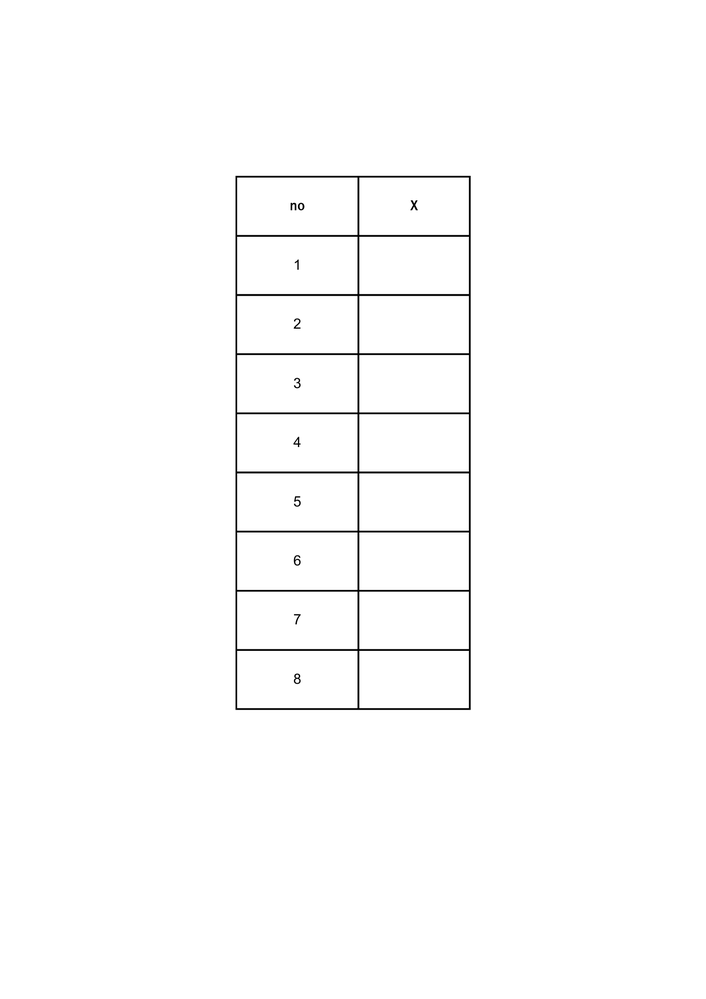
#> input picture cv2exam/1.png, 706 x 999 px, shrunk from 1414 x 2000 before the run, given in place of the camera
$ python 04_Edge_Line_Tuning.py
#> lines starting #> are read from the running program, lines starting #| are printed output that depends on the picture; after the words box and inside, x2 and y2 are one past the last pixel; in counts of white or black regions, pixels touching at a corner belong together
import cv2
import numpy as np

# ===== TUNE HERE =====
CANNY_LOW = 50
CANNY_HIGH = 150

HOUGH_THRESHOLD = 20
MIN_LINE_LENGTH = 40
MAX_LINE_GAP = 5
# =====================

cap = cv2.VideoCapture(0)
print("ESC to exit")

while True:
    ret, frame = cap.read()
#> frame is the input picture: shape (999, 706, 3); min 0, max 255, mean 252.4
    if not ret:
        break

    gray = cv2.cvtColor(frame, cv2.COLOR_BGR2GRAY)

    edges = cv2.Canny(gray, CANNY_LOW, CANNY_HIGH)
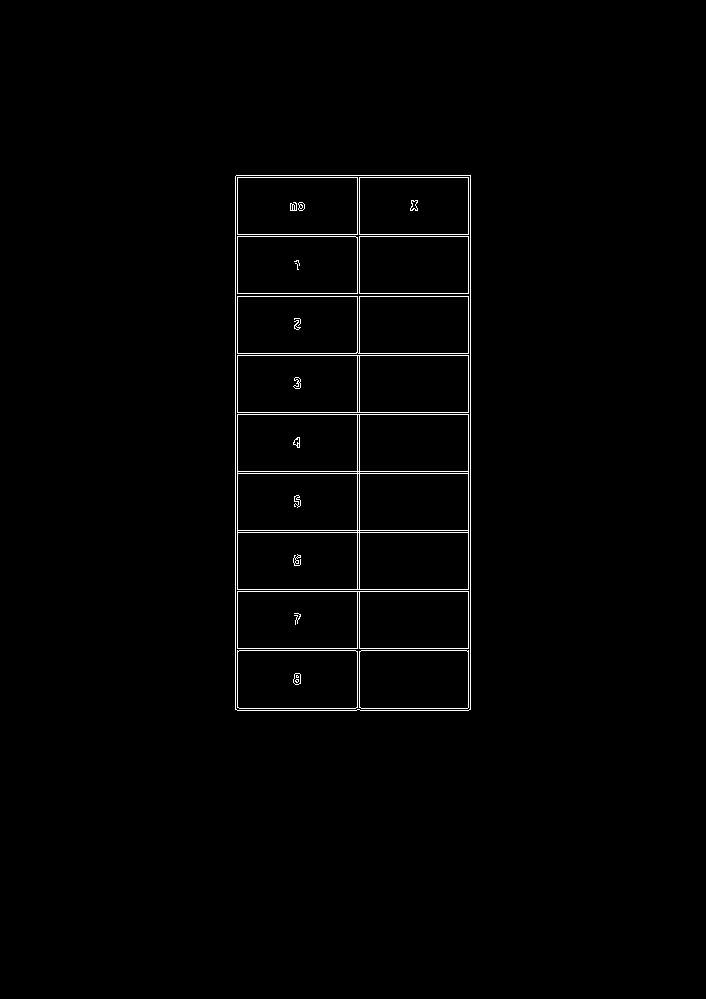
#> edges: shape (999, 706); 1.2% white in thin lines or dots, all inside (x1, y1, x2, y2) = (235, 175, 471, 711)

    lines = cv2.HoughLinesP(
        edges,
        rho=1,
        theta=np.pi / 180,
        threshold=HOUGH_THRESHOLD,
        minLineLength=MIN_LINE_LENGTH,
        maxLineGap=MAX_LINE_GAP
    )
#> lines = 26 rows, first 6: [357, 709, 357, 175], [359, 709, 359, 175], [237, 710, 237, 175], [470, 709, 470, 175], [468, 710, 468, 175], [235, 709, 235, 176]

    overlay = frame.copy()
    if lines is not None:
        for (x1, y1, x2, y2) in lines[:, 0]:
            cv2.line(overlay, (x1, y1), (x2, y2), (0, 255, 0), 2)
#> this loop made 26 passes
#> (x1, y1, x2, y2) on passes 1 to 12: (357, 709, 357, 175), (359, 709, 359, 175), (237, 710, 237, 175), (470, 709, 470, 175), (468, 710, 468, 175), (235, 709, 235, 176), (238, 236, 467, 236), (238, 414, 467, 414), (238, 710, 467, 710), (239, 708, 467, 708), (238, 473, 467, 473), (239, 650, 466, 650)
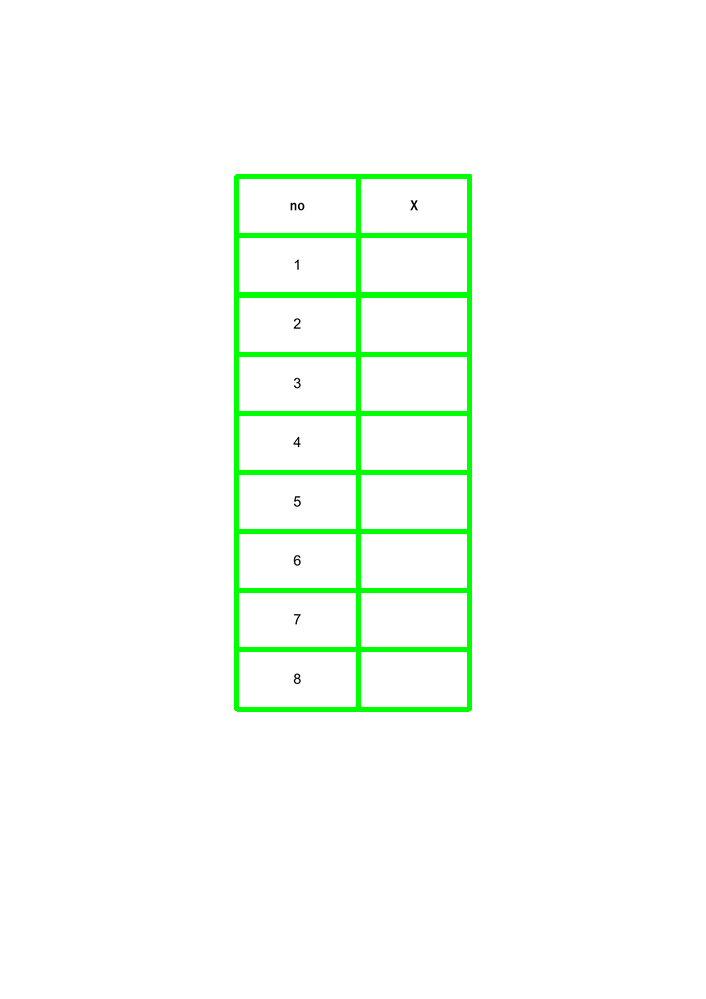
#> overlay: shape (999, 706, 3); 2.76% of pixels changed, all inside (x1, y1, x2, y2) = (234, 174, 472, 712)

    cv2.putText(overlay,
                f"Canny({CANNY_LOW},{CANNY_HIGH}) Hough(th={HOUGH_THRESHOLD},len={MIN_LINE_LENGTH},gap={MAX_LINE_GAP})",
                (20, 40), cv2.FONT_HERSHEY_SIMPLEX, 0.7, (0, 0, 255), 2)
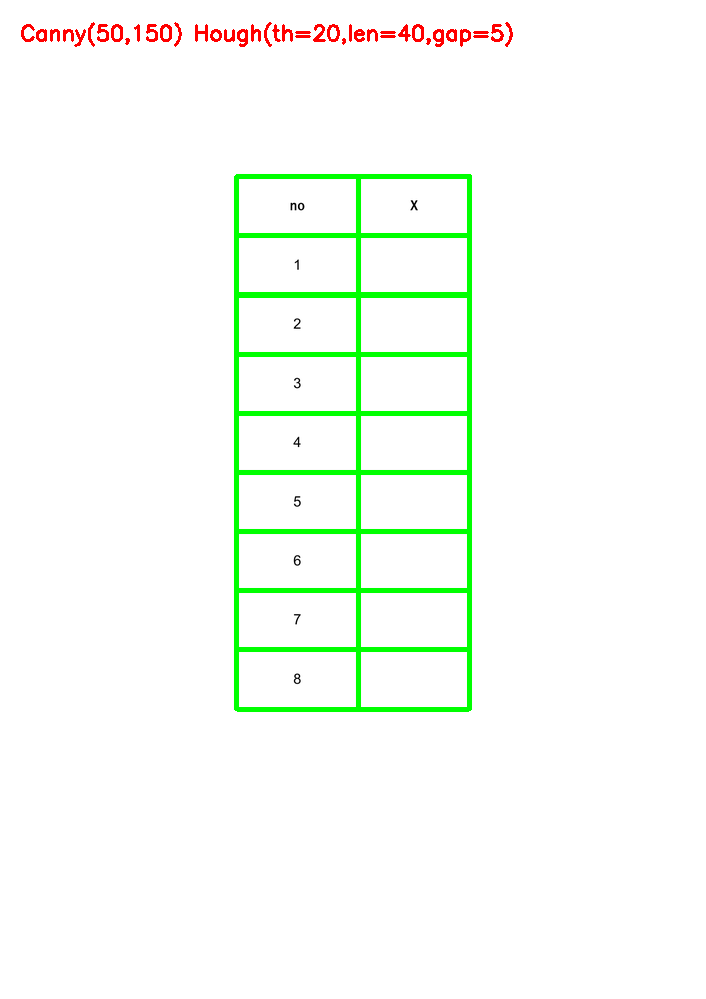
#> overlay: shape (999, 706, 3); 0.5% of pixels changed, all inside (x1, y1, x2, y2) = (21, 22, 513, 47)

    cv2.imshow("Edges", edges)
    cv2.imshow("Lines Overlay", overlay)

    if cv2.waitKey(1) & 0xFF == 27:
#> (key Esc is pressed here)
        break

cap.release()
cv2.destroyAllWindows()
